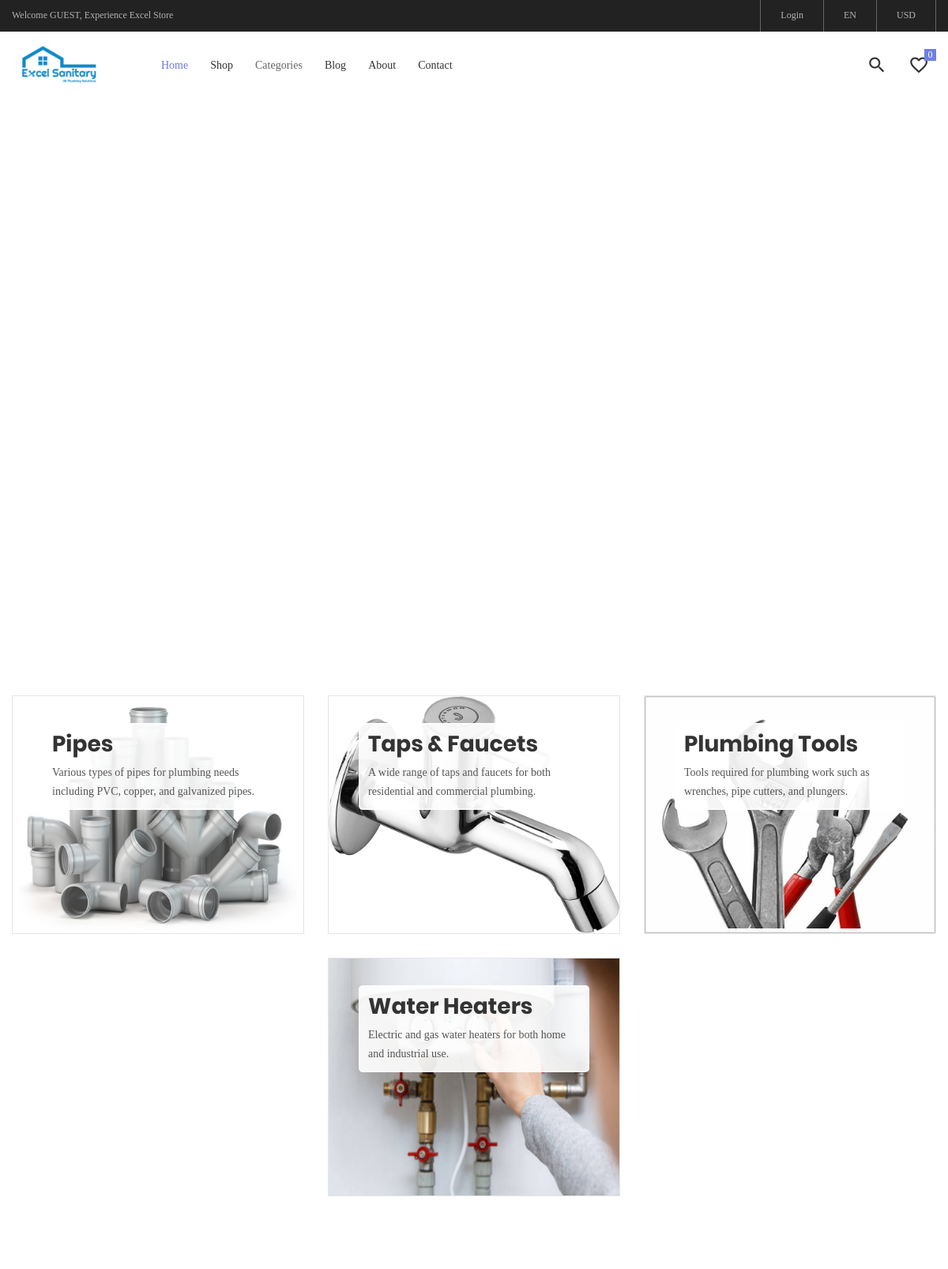
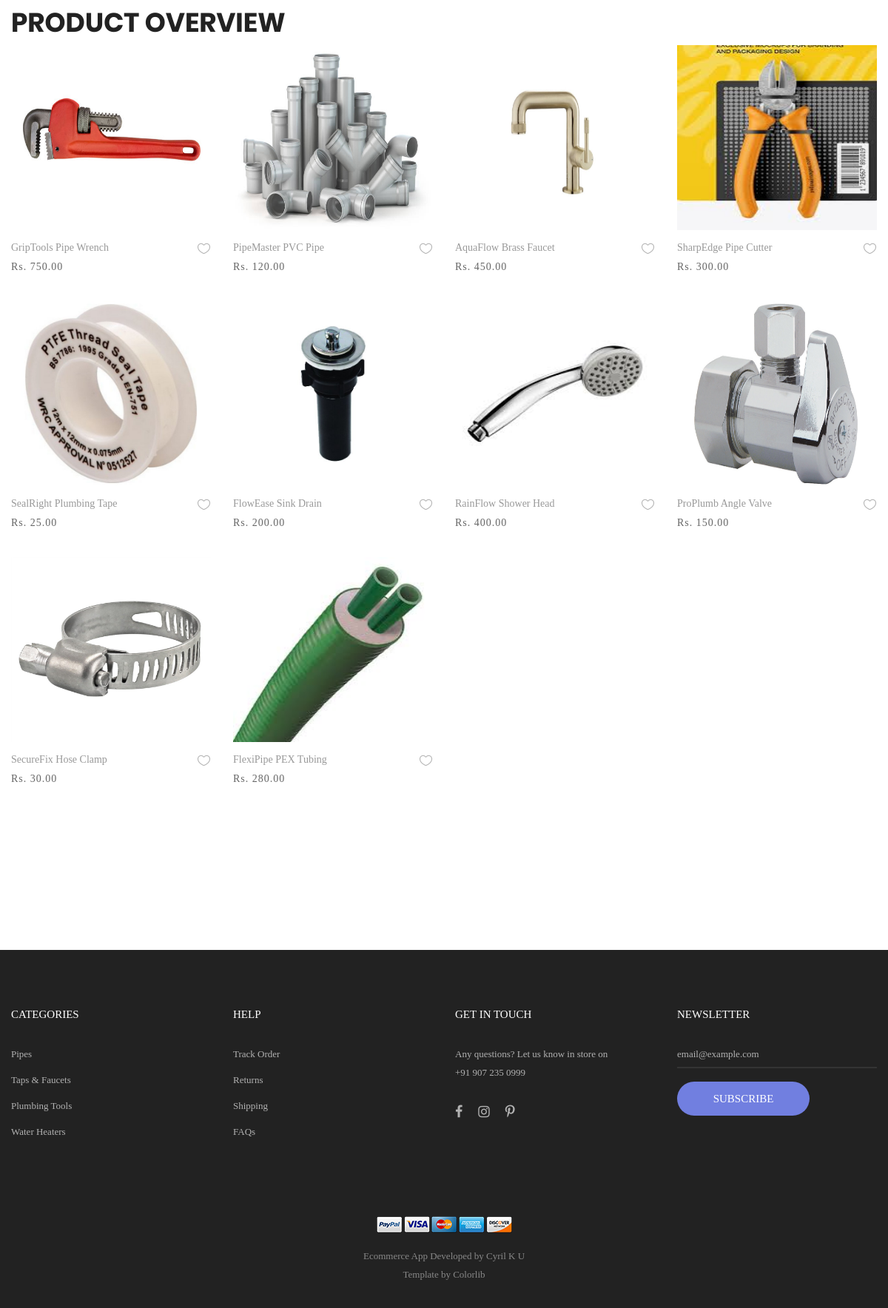
The page / on the database its author committed (2 pictures, top to bottom).
### adminapp/models.py (models this page shows)
class CategoryDB(models.Model):
    name = models.CharField(max_length=255, blank=True, null=True)
    description = models.TextField(blank=True, null=True)
    image = models.ImageField(upload_to='category_images/', blank=True, null=True)

class ProductDB(models.Model):
    name = models.CharField(max_length=255, blank=True, null=True)
    brand = models.CharField(max_length=255, blank=True, null=True)
    category = models.CharField(max_length=255, blank=True, null=True)
    description = models.TextField(blank=True, null=True)
    image = models.ImageField(upload_to='product_images/', blank=True, null=True)
    price = models.DecimalField(max_digits=10, decimal_places=2, blank=True, null=True)

### webpage/views.py (the view)
# urls.py: path('', views.homepage, name='homepage'),
def homepage(request):
    products = ProductDB.objects.all()
    categories = CategoryDB.objects.all()
    userName = request.session.get('Username', 'Guest')
    try:
        user = UserDB.objects.get(username=userName)
        Name = user.name
    except UserDB.DoesNotExist:
        Name = 'Guest'
    cart = CartDB.objects.filter(username=userName)
    x = cart.count()
    return render(request, "home.html", {'products': products, 'categories': categories, 'Name': Name,'x':x})

### webpage/templates/home.html (shortened to what this page needs)
<!DOCTYPE html>
{% load static %}
<html lang="en">
<head>
	<link rel="stylesheet" type="text/css" href="{% static 'webpagefiles/assets/vendor/bootstrap/css/bootstrap.min.css'%}">
	<link rel="stylesheet" type="text/css" href="{% static 'webpagefiles/assets/fonts/font-awesome-4.7.0/css/font-awesome.min.css'%}">
	<link rel="stylesheet" type="text/css" href="{% static 'webpagefiles/assets/fonts/iconic/css/material-design-iconic-font.min.css'%}">
	<link rel="stylesheet" type="text/css" href="{% static 'webpagefiles/assets/fonts/linearicons-v1.0.0/icon-font.min.css'%}">
	<link rel="stylesheet" type="text/css" href="{% static 'webpagefiles/assets/vendor/animate/animate.css'%}">
	<link rel="stylesheet" type="text/css" href="{% static 'webpagefiles/assets/vendor/css-hamburgers/hamburgers.min.css'%}">
	<link rel="stylesheet" type="text/css" href="{% static 'webpagefiles/assets/vendor/animsition/css/animsition.min.css'%}">
	<link rel="stylesheet" type="text/css" href="{% static 'webpagefiles/assets/vendor/select2/select2.min.css'%}">
	<link rel="stylesheet" type="text/css" href="{% static 'webpagefiles/assets/vendor/daterangepicker/daterangepicker.css'%}">
	<link rel="stylesheet" type="text/css" href="{% static 'webpagefiles/assets/vendor/slick/slick.css'%}">
	<link rel="stylesheet" type="text/css" href="{% static 'webpagefiles/assets/vendor/MagnificPopup/magnific-popup.css'%}">
	<link rel="stylesheet" type="text/css" href="{% static 'webpagefiles/assets/vendor/perfect-scrollbar/perfect-scrollbar.css'%}">
	<link rel="stylesheet" type="text/css" href="{% static 'webpagefiles/assets/css/util.css'%}">
	<link rel="stylesheet" type="text/css" href="{% static 'webpagefiles/assets/css/main.css'%}">
</head>
<body class="animsition">
	<header>
		<div class="container-menu-desktop">
			<div class="top-bar">
				<div class="content-topbar flex-sb-m h-full container">
					<div class="left-top-bar">
						Welcome {{ Name|upper }}, Experience Excel Store
					</div>
					<div class="right-top-bar flex-w h-full">
						{% if request.session.Username %}
						<a href="#" class="flex-c-m trans-04 p-lr-25">
							<p>Hi {{ request.session.Username|default:"Guest" }}!</p>
						</a>
						<a href="{% url 'userLogout' %}" class="flex-c-m trans-04 p-lr-25">
							Logout
						</a>
						{% else %}
						<a href="{% url 'user_login_page' %}" class="flex-c-m trans-04 p-lr-25">
							Login
						</a>
						{% endif %}
						<a href="#" class="flex-c-m trans-04 p-lr-25">
							EN
						</a>
						<a href="#" class="flex-c-m trans-04 p-lr-25">
							USD
						</a>
					</div>
				</div>
			</div>
			<div class="wrap-menu-desktop">
				<nav class="limiter-menu-desktop container">
					<a href="#" class="logo">
						<img src="{% static 'webpagefiles/assets/images/banner.jpeg'%}" alt="IMG-LOGO" style="width:120px;">
					</a>
					<div class="menu-desktop">
						<ul class="main-menu">
                            <li class="active-menu text-white">
								<a href="{% url 'homepage' %}">Home</a>
							</li>
							<li>
								<a href="{% url 'all_products' %}">Shop</a>
							</li>
							<li class="">
								<a>Categories</a>
							</li>
							<li>
								<a href="{% url 'blog' %}">Blog</a>
							</li>
							<li>
								<a href="{% url 'about' %}">About</a>
							</li>
							<li>
								<a href="{% url 'user_contact_page' %}">Contact</a>
							</li>
						</ul>
					</div>
					<div class="wrap-icon-header flex-w flex-r-m">
						<div class="icon-header-item cl2 hov-cl1 trans-04 p-l-22 p-r-11 js-show-modal-search">
							<i class="zmdi zmdi-search"></i>
						</div>
						<a href="#" class="dis-block icon-header-item cl2 hov-cl1 trans-04 p-l-22 p-r-11 icon-header-noti" data-notify="0">
							<i class="zmdi zmdi-favorite-outline"></i>
						</a>
					</div>
				</nav>
			</div>
		</div>
	</header>
<section class="section-slide">
    <div class="wrap-slick1">
        <div class="slick1">
            <div class="item-slick1">
                <video autoplay loop muted class=" ">
                    <source src="{% static 'webpagefiles/assets/videos/video-01.mp4' %}" type="video/mp4">
                </video>
            </div>
        </div>
    </div>
</section>
	<div class="sec-banner bg0 p-t-80 p-b-50">
		<div class="container">
			<div class="row">
				{% for cat in categories %}
				<div class="col-md-6 col-xl-4 p-b-30 m-lr-auto">
					<div class="block1 wrap-pic-w">
						<img src="{{ cat.image.url }}" alt="IMG-BANNER" height="300px">
						<a href="{% url 'filtered_page' cat_name=cat.name %}" class="block1-txt ab-t-l s-full flex-col-l-sb p-lr-38 p-tb-34 trans-03 respon3">
							<div class="block1-txt-child1 flex-col-l" style="border: 2px solid rgba(255, 255, 255, 0.5);background-color: rgba(255, 255, 255, 0.9); padding: 10px; border-radius: 5px;">
								<span class="block1-name ltext-102 trans-04 p-b-8">
									{{ cat.name }}
								</span>
								<span class="block1-info stext-102 trans-04">
									{{ cat.description }}
								</span>
							</div>
						</a>
					</div>
				</div>
				{% endfor %}
			</div>
		</div>
	</div>
	<section class="bg0 p-t-23 p-b-140">
		<div class="container">
			<div class="p-b-10">
				<h3 class="ltext-103 cl5">
					Product Overview
				</h3>
			</div>
			<div class="row isotope-grid">
				{% for prod in products %}
				<div class="col-sm-6 col-md-4 col-lg-3 p-b-35 isotope-item women">
					<div class="block2">
						<div class="block2-pic hov-img0">
							<img src="{{ prod.image.url}}" alt="IMG-PRODUCT" height="250px">
						</div>
						<div class="block2-txt flex-w flex-t p-t-14">
							<div class="block2-txt-child1 flex-col-l ">
								<a href="{% url 'product_page' prod_name=prod.name %}" class="stext-104 cl4 hov-cl1 trans-04 js-name-b2 p-b-6">
									{{ prod.brand}} {{ prod.name}}
								</a>
								<span class="stext-105 cl3">
									Rs. {{ prod.price }}
								</span>
							</div>
							<div class="block2-txt-child2 flex-r p-t-3">
								<a href="#" class="btn-addwish-b2 dis-block pos-relative js-addwish-b2">
									<img class="icon-heart1 dis-block trans-04" src="{% static 'webpagefiles/assets/images/icons/icon-heart-01.png'%}" alt="ICON">
								</a>
							</div>
						</div>
					</div>
				</div>
				{% endfor %}
			</div>
			<div class="flex-c-m flex-w w-full p-t-45">
			</div>
		</div>
	</section>
	<footer class="bg3 p-t-75 p-b-32">
		<div class="container">
			<div class="row">
				<div class="col-sm-6 col-lg-3 p-b-50">
					<h4 class="stext-301 cl0 p-b-30">
						Categories
					</h4>
					<ul>
						{% for cat in categories %}
						<li class="p-b-10">
							<a href="#" class="stext-107 cl7 hov-cl1 trans-04">
								{{cat.name}}
							</a>
						</li>
						{% endfor %}
					</ul>
				</div>
				<div class="col-sm-6 col-lg-3 p-b-50">
					<h4 class="stext-301 cl0 p-b-30">
						Help
					</h4>
					<ul>
						<li class="p-b-10">
							<a href="#" class="stext-107 cl7 hov-cl1 trans-04">
								Track Order
							</a>
						</li>
						<li class="p-b-10">
							<a href="#" class="stext-107 cl7 hov-cl1 trans-04">
								Returns
							</a>
						</li>
						<li class="p-b-10">
							<a href="#" class="stext-107 cl7 hov-cl1 trans-04">
								Shipping
							</a>
						</li>
						<li class="p-b-10">
							<a href="#" class="stext-107 cl7 hov-cl1 trans-04">
								FAQs
							</a>
						</li>
					</ul>
				</div>
				<div class="col-sm-6 col-lg-3 p-b-50">
					<h4 class="stext-301 cl0 p-b-30">
						GET IN TOUCH
					</h4>
					<p class="stext-107 cl7 size-201">
						Any questions? Let us know in store on <br>+91 907 235 0999
					</p>
					<div class="p-t-27">
						<a href="#" class="fs-18 cl7 hov-cl1 trans-04 m-r-16">
							<i class="fa fa-facebook"></i>
						</a>
						<a href="#" class="fs-18 cl7 hov-cl1 trans-04 m-r-16">
							<i class="fa fa-instagram"></i>
						</a>
						<a href="#" class="fs-18 cl7 hov-cl1 trans-04 m-r-16">
							<i class="fa fa-pinterest-p"></i>
						</a>
					</div>
				</div>
				<div class="col-sm-6 col-lg-3 p-b-50">
					<h4 class="stext-301 cl0 p-b-30">
						Newsletter
					</h4>
					<form action="{% url 'save_newsletter' %}" method="post">
						<div class="wrap-input1 w-full p-b-4">
							<input class="input1 bg-none plh1 stext-107 cl7" type="text" name="email" placeholder="email@example.com">
						</div>
						<div class="p-t-18">
							<button type="submit" class="flex-c-m stext-101 cl0 size-103 bg1 bor1 hov-btn2 p-lr-15 trans-04">
								Subscribe
							</button>
						</div>
					</form>
				</div>
			</div>
			<div class="p-t-40">
				<div class="flex-c-m flex-w p-b-18">
					<a href="#" class="m-all-1">
						<img src="{% static 'webpagefiles/assets/images/icons/icon-pay-01.png'%}" alt="ICON-PAY">
					</a>
					<a href="#" class="m-all-1">
						<img src="{% static 'webpagefiles/assets/images/icons/icon-pay-02.png'%}" alt="ICON-PAY">
					</a>
					<a href="#" class="m-all-1">
						<img src="{% static 'webpagefiles/assets/images/icons/icon-pay-03.png'%}" alt="ICON-PAY">
					</a>
					<a href="#" class="m-all-1">
						<img src="{% static 'webpagefiles/assets/images/icons/icon-pay-04.png'%}" alt="ICON-PAY">
					</a>
					<a href="#" class="m-all-1">
						<img src="{% static 'webpagefiles/assets/images/icons/icon-pay-05.png'%}" alt="ICON-PAY">
					</a>
				</div>
				<p class="stext-107 cl6 txt-center">
					Ecommerce App Developed by Cyril K U
				</p>
				<p class="stext-107 cl6 txt-center">
					Template by Colorlib
				</p>
			</div>
		</div>
	</footer>
</body>
</html>

### rows shown on the page
CategoryDB: image (picture), name "Pipes", description "Various types of pipes for plumbing needs including PVC, copper, and galvanized pipes."
CategoryDB: image (picture), name "Taps & Faucets", description "A wide range of taps and faucets for both residential and commercial plumbing."
CategoryDB: image (picture), name "Plumbing Tools", description "Tools required for plumbing work such as wrenches, pipe cutters, and plungers."
CategoryDB: image (picture), name "Water Heaters", description "Electric and gas water heaters for both home and industrial use."
ProductDB: image (picture), brand "GripTools", name "Pipe Wrench", price "750.00"
ProductDB: image (picture), brand "PipeMaster", name "PVC Pipe", price "120.00"
ProductDB: image (picture), brand "AquaFlow", name "Brass Faucet", price "450.00"
ProductDB: image (picture), brand "SharpEdge", name "Pipe Cutter", price "300.00"
ProductDB: image (picture), brand "SealRight", name "Plumbing Tape", price "25.00"
ProductDB: image (picture), brand "FlowEase", name "Sink Drain", price "200.00"
ProductDB: image (picture), brand "RainFlow", name "Shower Head", price "400.00"
ProductDB: image (picture), brand "ProPlumb", name "Angle Valve", price "150.00"
ProductDB: image (picture), brand "SecureFix", name "Hose Clamp", price "30.00"
ProductDB: image (picture), brand "FlexiPipe", name "PEX Tubing", price "280.00"

### other values the page prints
{{ Name|upper }} "GUEST"
